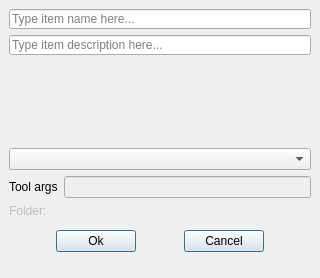
<?xml version="1.0" encoding="utf-8"?>
<!--
######################################################################################################################
# Copyright (C) 2017 - 2019 Spine project consortium
# This file is part of Spine Toolbox.
# Spine Toolbox is free software: you can redistribute it and\/or modify it under the terms of the GNU Lesser General
# Public License as published by the Free Software Foundation, either version 3 of the License, or (at your option)
# any later version. This program is distributed in the hope that it will be useful, but WITHOUT ANY WARRANTY;
# without even the implied warranty of MERCHANTABILITY or FITNESS FOR A PARTICULAR PURPOSE. See the GNU Lesser General
# Public License for more details. You should have received a copy of the GNU Lesser General Public License along with
# this program. If not, see <http:\/\/www.gnu.org\/licenses\/>.
######################################################################################################################
-->
<ui version="4.0">
 <class>Form</class>
 <widget class="QWidget" name="Form">
  <property name="windowModality">
   <enum>Qt::ApplicationModal</enum>
  </property>
  <property name="geometry">
   <rect>
    <x>0</x>
    <y>0</y>
    <width>320</width>
    <height>278</height>
   </rect>
  </property>
  <property name="sizePolicy">
   <sizepolicy hsizetype="Fixed" vsizetype="Fixed">
    <horstretch>0</horstretch>
    <verstretch>0</verstretch>
   </sizepolicy>
  </property>
  <property name="windowTitle">
   <string>Add Tool</string>
  </property>
  <layout class="QVBoxLayout" name="verticalLayout_2">
   <property name="spacing">
    <number>0</number>
   </property>
   <property name="leftMargin">
    <number>0</number>
   </property>
   <property name="topMargin">
    <number>0</number>
   </property>
   <property name="rightMargin">
    <number>0</number>
   </property>
   <property name="bottomMargin">
    <number>0</number>
   </property>
   <item>
    <layout class="QVBoxLayout" name="verticalLayout">
     <property name="spacing">
      <number>6</number>
     </property>
     <property name="leftMargin">
      <number>9</number>
     </property>
     <property name="topMargin">
      <number>9</number>
     </property>
     <property name="rightMargin">
      <number>9</number>
     </property>
     <property name="bottomMargin">
      <number>0</number>
     </property>
     <item>
      <widget class="QLineEdit" name="lineEdit_name">
       <property name="sizePolicy">
        <sizepolicy hsizetype="Expanding" vsizetype="Fixed">
         <horstretch>0</horstretch>
         <verstretch>0</verstretch>
        </sizepolicy>
       </property>
       <property name="minimumSize">
        <size>
         <width>220</width>
         <height>20</height>
        </size>
       </property>
       <property name="maximumSize">
        <size>
         <width>5000</width>
         <height>20</height>
        </size>
       </property>
       <property name="toolTip">
        <string>&lt;html&gt;&lt;head/&gt;&lt;body&gt;&lt;p&gt;Item name (required)&lt;/p&gt;&lt;/body&gt;&lt;/html&gt;</string>
       </property>
       <property name="placeholderText">
        <string>Type item name here...</string>
       </property>
       <property name="clearButtonEnabled">
        <bool>true</bool>
       </property>
      </widget>
     </item>
     <item>
      <widget class="QLineEdit" name="lineEdit_description">
       <property name="sizePolicy">
        <sizepolicy hsizetype="Expanding" vsizetype="Fixed">
         <horstretch>0</horstretch>
         <verstretch>0</verstretch>
        </sizepolicy>
       </property>
       <property name="minimumSize">
        <size>
         <width>220</width>
         <height>20</height>
        </size>
       </property>
       <property name="maximumSize">
        <size>
         <width>5000</width>
         <height>20</height>
        </size>
       </property>
       <property name="toolTip">
        <string>&lt;html&gt;&lt;head/&gt;&lt;body&gt;&lt;p&gt;Item description (optional)&lt;/p&gt;&lt;/body&gt;&lt;/html&gt;</string>
       </property>
       <property name="placeholderText">
        <string>Type item description here...</string>
       </property>
       <property name="clearButtonEnabled">
        <bool>true</bool>
       </property>
      </widget>
     </item>
     <item>
      <spacer name="verticalSpacer">
       <property name="orientation">
        <enum>Qt::Vertical</enum>
       </property>
       <property name="sizeHint" stdset="0">
        <size>
         <width>20</width>
         <height>72</height>
        </size>
       </property>
      </spacer>
     </item>
     <item>
      <widget class="QComboBox" name="comboBox_tool"/>
     </item>
     <item>
      <layout class="QHBoxLayout" name="horizontalLayout">
       <item>
        <widget class="QLabel" name="label">
         <property name="text">
          <string>Tool args</string>
         </property>
        </widget>
       </item>
       <item>
        <widget class="QLineEdit" name="lineEdit_tool_args">
         <property name="enabled">
          <bool>false</bool>
         </property>
         <property name="cursor">
          <cursorShape>ArrowCursor</cursorShape>
         </property>
         <property name="focusPolicy">
          <enum>Qt::NoFocus</enum>
         </property>
         <property name="toolTip">
          <string>&lt;html&gt;&lt;head/&gt;&lt;body&gt;&lt;p&gt;Tool command line arguments&lt;/p&gt;&lt;/body&gt;&lt;/html&gt;</string>
         </property>
         <property name="readOnly">
          <bool>true</bool>
         </property>
        </widget>
       </item>
      </layout>
     </item>
     <item>
      <widget class="QLabel" name="label_folder">
       <property name="enabled">
        <bool>false</bool>
       </property>
       <property name="contextMenuPolicy">
        <enum>Qt::NoContextMenu</enum>
       </property>
       <property name="toolTip">
        <string>&lt;html&gt;&lt;head/&gt;&lt;body&gt;&lt;p&gt;Folder name that is created to project folder&lt;/p&gt;&lt;/body&gt;&lt;/html&gt;</string>
       </property>
       <property name="text">
        <string>Folder:</string>
       </property>
       <property name="indent">
        <number>-1</number>
       </property>
      </widget>
     </item>
     <item>
      <layout class="QHBoxLayout" name="horizontalLayout_2">
       <property name="spacing">
        <number>0</number>
       </property>
       <property name="leftMargin">
        <number>0</number>
       </property>
       <property name="topMargin">
        <number>6</number>
       </property>
       <property name="rightMargin">
        <number>0</number>
       </property>
       <property name="bottomMargin">
        <number>6</number>
       </property>
       <item>
        <spacer name="horizontalSpacer">
         <property name="orientation">
          <enum>Qt::Horizontal</enum>
         </property>
         <property name="sizeHint" stdset="0">
          <size>
           <width>40</width>
           <height>20</height>
          </size>
         </property>
        </spacer>
       </item>
       <item>
        <widget class="QPushButton" name="pushButton_ok">
         <property name="text">
          <string>Ok</string>
         </property>
         <property name="default">
          <bool>true</bool>
         </property>
        </widget>
       </item>
       <item>
        <spacer name="horizontalSpacer_3">
         <property name="orientation">
          <enum>Qt::Horizontal</enum>
         </property>
         <property name="sizeHint" stdset="0">
          <size>
           <width>40</width>
           <height>20</height>
          </size>
         </property>
        </spacer>
       </item>
       <item>
        <widget class="QPushButton" name="pushButton_cancel">
         <property name="text">
          <string>Cancel</string>
         </property>
         <property name="default">
          <bool>true</bool>
         </property>
        </widget>
       </item>
       <item>
        <spacer name="horizontalSpacer_2">
         <property name="orientation">
          <enum>Qt::Horizontal</enum>
         </property>
         <property name="sizeHint" stdset="0">
          <size>
           <width>40</width>
           <height>20</height>
          </size>
         </property>
        </spacer>
       </item>
      </layout>
     </item>
    </layout>
   </item>
   <item>
    <layout class="QHBoxLayout" name="horizontalLayout_statusbar_placeholder">
     <property name="bottomMargin">
      <number>0</number>
     </property>
     <item>
      <widget class="QWidget" name="widget_invisible_dummy" native="true">
       <property name="sizePolicy">
        <sizepolicy hsizetype="Fixed" vsizetype="Fixed">
         <horstretch>0</horstretch>
         <verstretch>0</verstretch>
        </sizepolicy>
       </property>
       <property name="minimumSize">
        <size>
         <width>0</width>
         <height>20</height>
        </size>
       </property>
       <property name="maximumSize">
        <size>
         <width>0</width>
         <height>20</height>
        </size>
       </property>
      </widget>
     </item>
    </layout>
   </item>
  </layout>
 </widget>
 <tabstops>
  <tabstop>lineEdit_name</tabstop>
  <tabstop>lineEdit_description</tabstop>
  <tabstop>comboBox_tool</tabstop>
  <tabstop>lineEdit_tool_args</tabstop>
  <tabstop>pushButton_ok</tabstop>
  <tabstop>pushButton_cancel</tabstop>
 </tabstops>
 <resources/>
 <connections/>
</ui>
